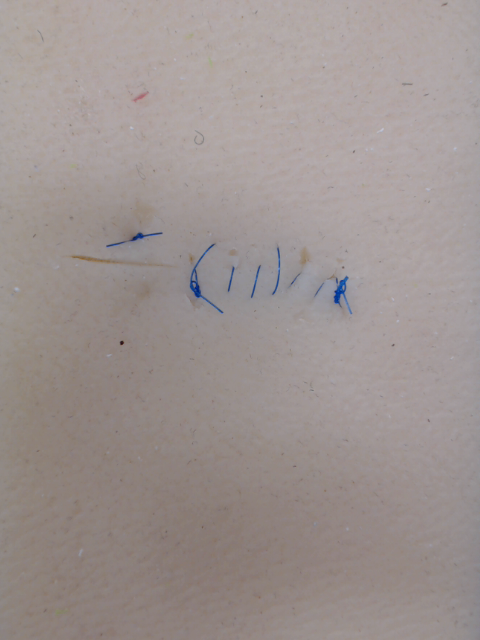
#> input picture opencv_frame_0.png, 480 x 640 px, given in place of the camera
$ python test_liveVideo.py
#> lines starting #> are read from the running program, lines starting #| are printed output that depends on the picture; after the words box and inside, x2 and y2 are one past the last pixel; in counts of white or black regions, pixels touching at a corner belong together
# -*- coding: utf-8 -*-
"""
Created on Thu Jun 16 16:12:33 2022

@author: Ahmed
"""

# import the opencv library
import cv2
import numpy as np
#'optional' argument is required for trackbar creation parameters
def nothing():
    pass


# define a video capture object
vid = cv2.VideoCapture(0)

#assign strings for ease of coding
hh='Hue High'
hl='Hue Low'
sh='Saturation High'
sl='Saturation Low'
vh='Value High'
vl='Value Low'
cl= 'Canny lower Threshold'
cu= 'Canny Upper Threshold'
wnd = 'Colorbars'

cv2.namedWindow('Colorbars') # Create a window named 'Colorbars'
#Begin Creating trackbars for each
cv2.createTrackbar(hl, wnd,0,179,nothing)
cv2.createTrackbar(hh, wnd,0,179,nothing)
cv2.createTrackbar(sl, wnd,0,255,nothing)
cv2.createTrackbar(sh, wnd,0,255,nothing)
cv2.createTrackbar(vl, wnd,0,255,nothing)
cv2.createTrackbar(vh, wnd,0,255,nothing)
cv2.createTrackbar(cl, wnd,0,255,nothing) # canny thresholding recommends cu = cl*3
cv2.createTrackbar(cu, wnd,0,255,nothing)


while(True):

    # Capture the video frame
    # by frame
    ret, frame_raw = vid.read()
#> frame_raw is the input picture: shape (640, 480, 3); mean B, G, R 145.4, 147.6, 157.5

    frame_blur = cv2.GaussianBlur(frame_raw, (5,5), 0)
    frame_hsv = cv2.cvtColor(frame_raw, cv2.COLOR_BGR2HSV)
#> frame_hsv: shape (640, 480, 3); mean H, S, V 36.5, 21.7, 157.8

    #read trackbar positions for each trackbar
    hul=cv2.getTrackbarPos(hl, wnd)
    huh=cv2.getTrackbarPos(hh, wnd)
    sal=cv2.getTrackbarPos(sl, wnd)
    sah=cv2.getTrackbarPos(sh, wnd)
    val=cv2.getTrackbarPos(vl, wnd)
    vah=cv2.getTrackbarPos(vh, wnd)
    cThreshold1=cv2.getTrackbarPos(cl, wnd)
    cThreshold2=cv2.getTrackbarPos(cu, wnd)


    #make array for final values
    HSVLOW = np.array([hul,sal,val])
    HSVHIGH = np.array([huh,sah,vah])
    # This creates a mask of the range of colors chosen of
    # objects found in the frame.
    mask = cv2.inRange(frame_hsv, HSVLOW, HSVHIGH)
#> mask: shape (640, 480); every value is 0

    # The bitwise and of the frame and mask is done so
    # that only the blue coloured objects are highlighted
    # and stored in res
    res = cv2.bitwise_and(frame_blur, frame_blur, mask = mask) # dst(I)=sur1(I) ^ sur2(I), if mask(I) != 0, where ^ represents the 'and' operator
#> res: shape (640, 480, 3); every value is 0

    # Canny Edge Detection
    frame_canny = cv2.Canny(image = frame_blur, threshold1 = cThreshold1, threshold2 = cThreshold2)
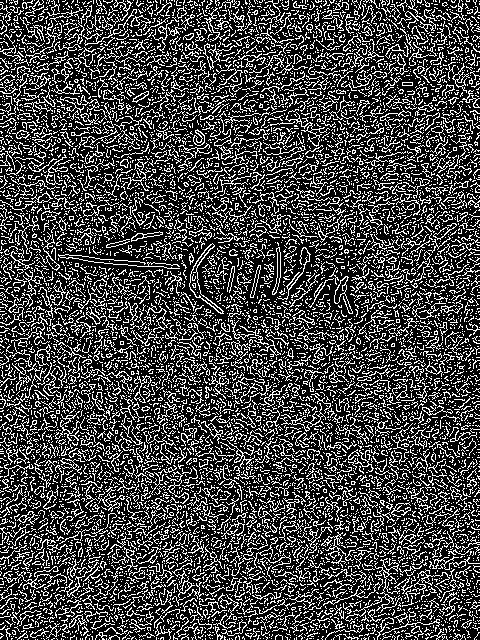
#> frame_canny: shape (640, 480); 26.7% white in thin lines or dots

    # Closing then Opening with a wide kernel
    kernel = np.ones((5,5),np.uint8)
    kernel2 = np.ones((2,6),np.uint8)
    frame_close = cv2.morphologyEx(frame_canny, cv2.MORPH_CLOSE, kernel)
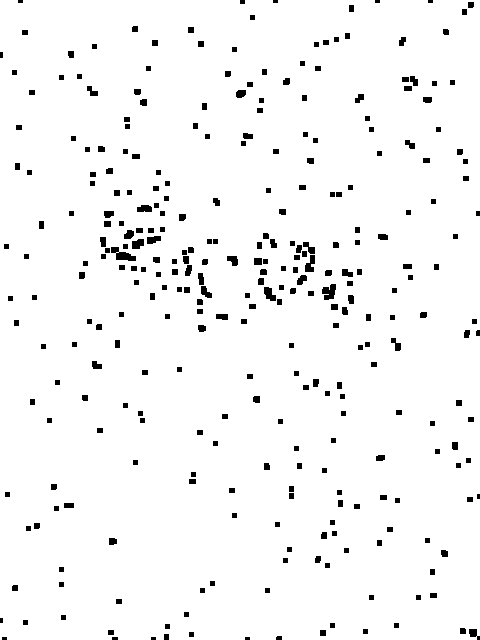
#> frame_close: shape (640, 480); 96.5% white; 311 black regions (11 under 20 px), largest, box (x1, y1, x2, y2) and area: (111, 247, 136, 261) 183, (322, 284, 336, 300) 157, (264, 287, 276, 301) 112
    frame_open =  cv2.morphologyEx(frame_close, cv2.MORPH_OPEN, kernel2)
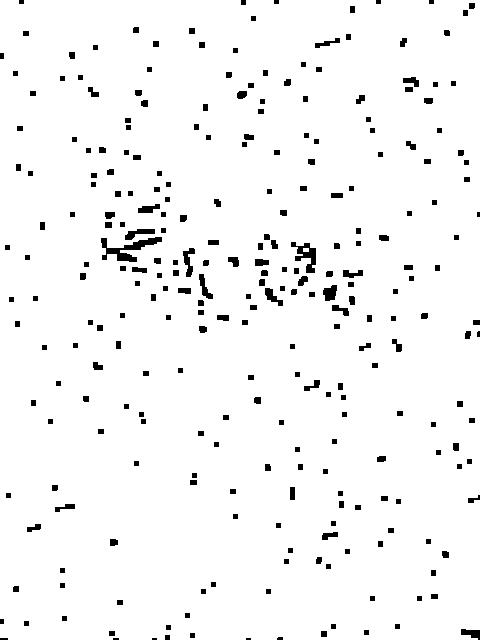
#> frame_open: shape (640, 480); 96.4% white; 274 black regions (7 under 20 px), largest, box (x1, y1, x2, y2) and area: (101, 237, 162, 262) 555, (291, 242, 316, 273) 345, (183, 248, 195, 277) 176
#=============================================================================
    # HOUGH TRANSFORM https://stackoverflow.com/questions/45322630/how-to-detect-lines-in-opencv
    rho = 1  # distance resolution in pixels of the Hough grid
    theta = np.pi / 180  # angular resolution in radians of the Hough grid
    threshold = 15  # minimum number of votes (intersections in Hough grid cell)
    min_line_length = 50  # minimum number of pixels making up a line
    max_line_gap = 20  # maximum gap in pixels between connectable line segments
    frame_line = np.copy(frame_raw) * 0  # creating a blank to draw lines on
    frame_line_color = np.copy(frame_raw) * 0  # creating a blank to draw lines on

    # Run Hough on edge detected image
    # Output "lines" is an array containing endpoints of detected line segments
    lines = cv2.HoughLinesP(frame_close, rho, theta, threshold, np.array([]),
                        min_line_length, max_line_gap)
#> lines = 895 rows, first 6: [0, 120, 479, 583], [0, 592, 356, 0], [35, 639, 479, 195], [0, 596, 479, 117], [46, 639, 479, 206], [0, 593, 479, 61]

    for line in lines:
        for x1,y1,x2,y2 in line:
            cv2.line(frame_line,(x1,y1),(x2,y2),(0,0,255),5)
#> this loop made 895 passes
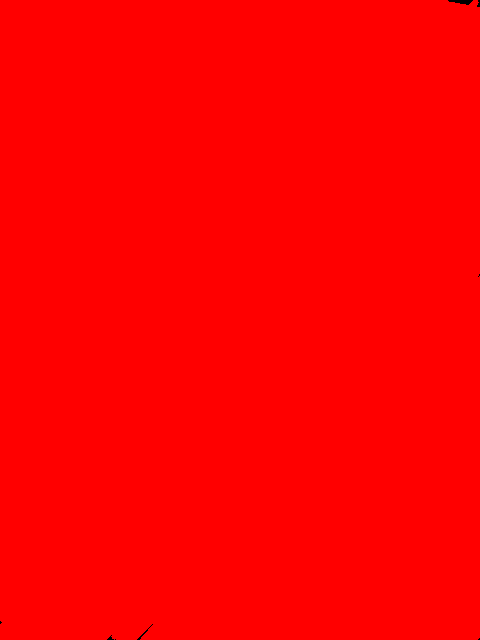
#> frame_line: shape (640, 480, 3); mean B, G, R 0, 0, 254.9

    # Draw the lines on the  image
    lines_edges = cv2.addWeighted(frame_raw, 0.8, frame_line, 1, 0)
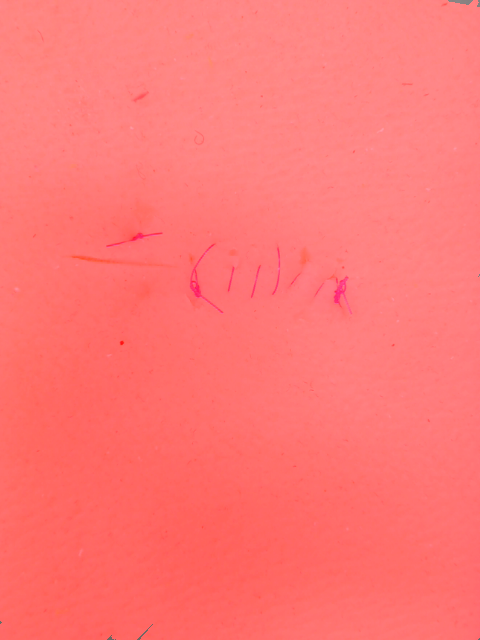
#> lines_edges: shape (640, 480, 3); mean B, G, R 116.3, 118.1, 254.9
#=============================================================================

    # Run Hough on edge detected image
    # Output "lines" is an array containing endpoints of detected line segments
    lines_color = cv2.HoughLinesP(mask, rho, theta, threshold, np.array([]),
                        min_line_length, max_line_gap)
#> lines_color = None

#> (the run stopped early here; a loop or call above may not have finished)
